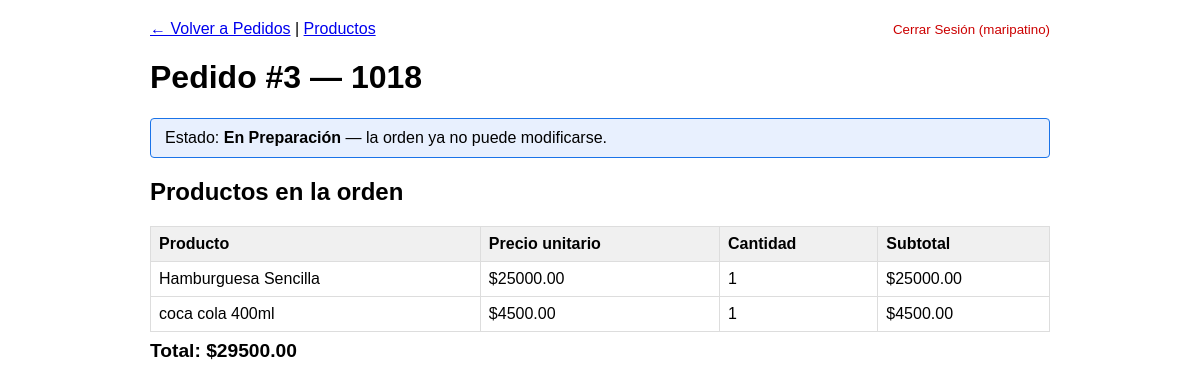
The page /ventas/pedidos/3/ (signed in) on the database as committed earlier.
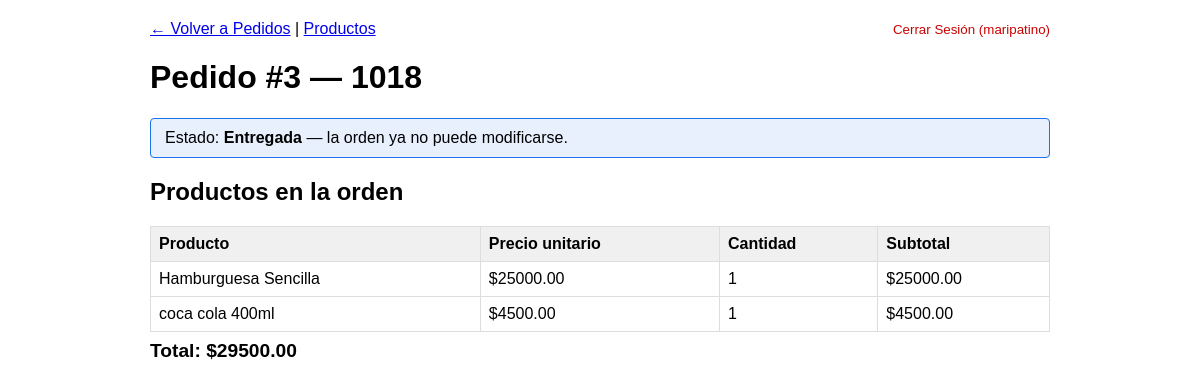
The same page on the database as committed later.
### ventas/models.py (models this page shows, shortened)
class Pedido(models.Model):
    ESTADOS = [
        ('pendiente', 'Pendiente'),
        ('en_preparacion', 'En Preparación'),
        ('listo', 'Listo'),
        ('entregada', 'Entregada'),
        ('pagado', 'Pagado'),
    ]
    mesa_o_online = models.CharField(max_length=100, help_text="Cliente")
    estado = models.CharField(max_length=20, choices=ESTADOS, default='pendiente')
    creado_por = models.ForeignKey(User, on_delete=models.CASCADE)
    fecha_creacion = models.DateTimeField(auto_now_add=True)
    productos = models.ManyToManyField(Producto, through='PedidoProducto', blank=True)

### ventas/views.py (the view, shortened to what this page needs)
# urls.py: path('pedidos/<int:pk>/', views.PedidoDetailView.as_view(), name='pedido_detail'),
class PedidoDetailView(LoginRequiredMixin, ListView):
    model = PedidoProducto
    template_name = 'ventas/pedido_detail.html'
    context_object_name = 'items'
    def get(self, request, pk, *args, **kwargs):
        pedido = get_object_or_404(Pedido, pk=pk, creado_por=request.user)
        form = PedidoProductoForm()
        items = list(pedido.items.select_related('producto'))
        for item in items:
            item.subtotal = item.producto.precio * item.cantidad
        total = sum(item.subtotal for item in items)
        return render(request, self.template_name, {
            'pedido': pedido,
            'form': form,
            'items': items,
            'total': total,
        })

### ventas/templates/ventas/pedido_detail.html (shortened to what this page needs)
<!DOCTYPE html>
<html lang="es">
<head>
</head>
<body>
    <nav>
        <a href="{% url 'pedido_list' %}">← Volver a Pedidos</a> |
        <a href="{% url 'venta_list' %}">Productos</a>
        <form method="post" action="{% url 'logout' %}" style="display:inline;" class="logout-btn">
            <button type="submit" style="background:none;border:none;color:#c00;cursor:pointer;padding:0;">Cerrar Sesión ({{ request.user.username }})</button>
        </form>
    </nav>
    <h1>Pedido #{{ pedido.id }} — {{ pedido.mesa_o_online }}</h1>
    {% if pedido.estado != 'pendiente' %}
    <div class="confirmed-notice">
        Estado: <strong>{{ pedido.get_estado_display }}</strong> — la orden ya no puede modificarse.
    </div>
    {% endif %}
    <h2>Productos en la orden</h2>
    <table id="items-table">
        <thead>
            <tr>
                <th>Producto</th>
                <th>Precio unitario</th>
                <th>Cantidad</th>
                <th>Subtotal</th>
            </tr>
        </thead>
        <tbody>
            {% for item in items %}
            <tr data-subtotal="{{ item.subtotal }}">
                <td>{{ item.producto.nombre }}</td>
                <td>${{ item.producto.precio }}</td>
                <td class="item-qty">{{ item.cantidad }}</td>
                <td class="item-subtotal">${{ item.subtotal }}</td>
            </tr>
            {% empty %}
            <tr>
                <td colspan="{% if pedido.estado == 'pendiente' %}5{% else %}4{% endif %}" style="color:#888;">
                    No hay productos en esta orden todavía.
                </td>
            </tr>
            {% endfor %}
        </tbody>
    </table>
    <div id="total-display">
        Total: $<span id="total-value">{{ total }}</span>
    </div>
</body>
</html>

Rows that differ between the two databases and show on the page:
changed Pedido id 3: estado "En Preparación" → "Entregada"
